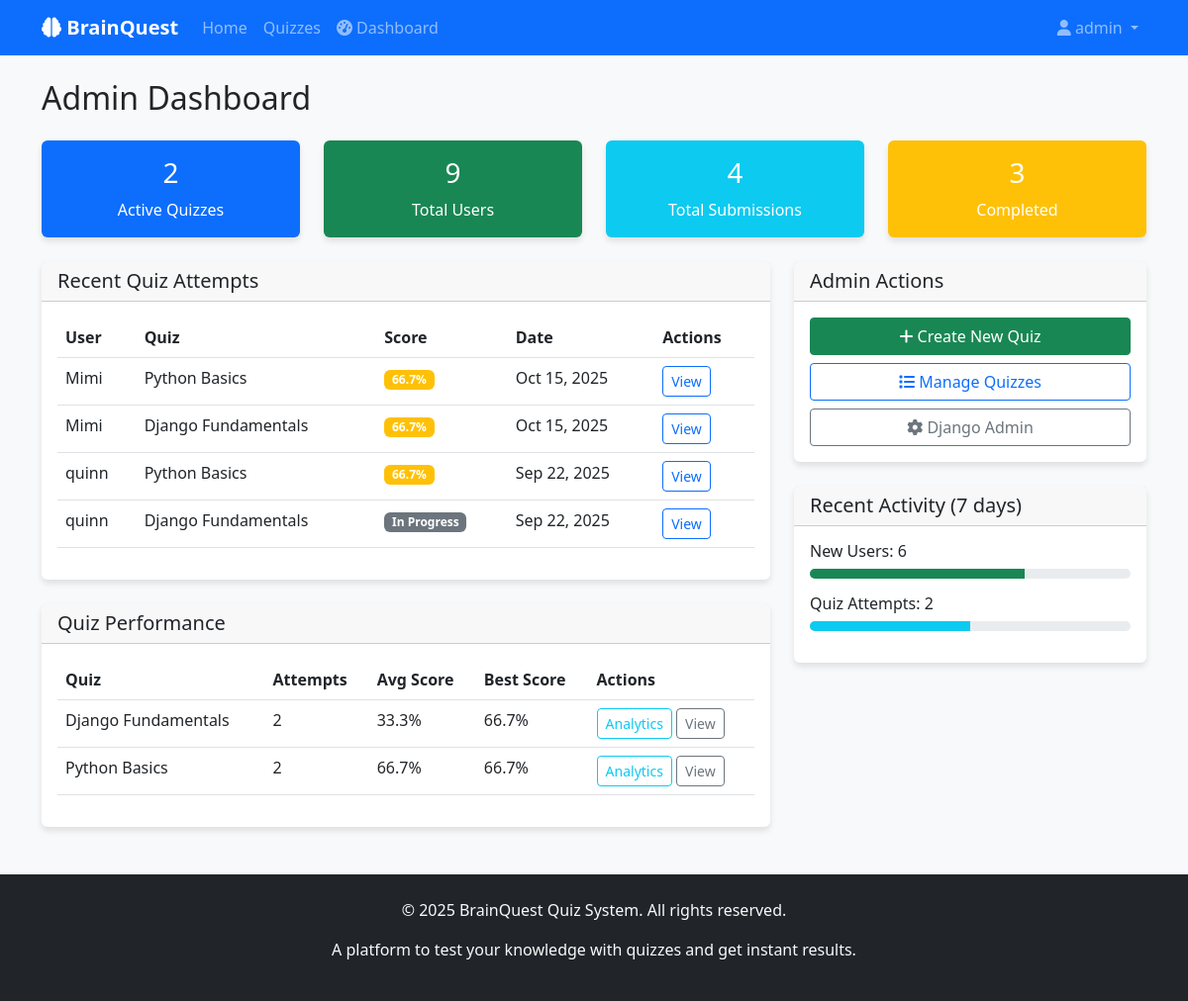
The page /results/dashboard/ (signed in) on the database its author committed.
### users/models.py (models this page shows, shortened)
class CustomUser(AbstractUser):
    ROLE_CHOICES = (
        ('admin', 'Admin'),
        ('user', 'User'),
    )
    role = models.CharField(max_length=10, choices=ROLE_CHOICES, default='user')
    created_at = models.DateTimeField(auto_now_add=True)
    updated_at = models.DateTimeField(auto_now=True)

### results/models.py (models this page shows, shortened)
class QuizSubmission(models.Model):
    user = models.ForeignKey(User, on_delete=models.CASCADE, related_name='quiz_submissions')
    quiz = models.ForeignKey(Quiz, on_delete=models.CASCADE, related_name='submissions')
    score = models.FloatField(default=0)
    total_questions = models.PositiveIntegerField(default=0)
    correct_answers = models.PositiveIntegerField(default=0)
    started_at = models.DateTimeField(auto_now_add=True)
    completed_at = models.DateTimeField(null=True, blank=True)
    is_completed = models.BooleanField(default=False)
    class Meta:
        ordering = ['-started_at']

### quizzes/models.py (models this page shows, shortened)
class Quiz(models.Model):
    title = models.CharField(max_length=200)
    description = models.TextField(blank=True)
    duration = models.PositiveIntegerField(help_text="Duration in minutes")
    created_by = models.ForeignKey(User, on_delete=models.CASCADE, related_name='quizzes_created')
    created_at = models.DateTimeField(auto_now_add=True)
    updated_at = models.DateTimeField(auto_now=True)
    is_active = models.BooleanField(default=True)
    class Meta:
        verbose_name_plural = "Quizzes"
        ordering = ['-created_at']

### results/views.py (the view)
# urls.py: path('dashboard/', views.dashboard, name='dashboard'),
@login_required
def dashboard(request):
    if request.user.is_staff or getattr(request.user, 'role', None) == 'admin':
        return admin_dashboard(request)
    else:
        return user_dashboard(request)

### templates/results/admin_dashboard.html
{% extends 'base.html' %}
{% block content %}
<div class="row">
    <div class="col-md-12">
        <h2 class="mb-4">Admin Dashboard</h2>
    </div>
</div>
<div class="row mb-4">
    <div class="col-md-3">
        <div class="card text-center bg-primary text-white">
            <div class="card-body">
                <h3 class="card-title">{{ total_quizzes }}</h3>
                <p class="card-text">Active Quizzes</p>
            </div>
        </div>
    </div>
    <div class="col-md-3">
        <div class="card text-center bg-success text-white">
            <div class="card-body">
                <h3 class="card-title">{{ total_users }}</h3>
                <p class="card-text">Total Users</p>
            </div>
        </div>
    </div>
    <div class="col-md-3">
        <div class="card text-center bg-info text-white">
            <div class="card-body">
                <h3 class="card-title">{{ total_submissions }}</h3>
                <p class="card-text">Total Submissions</p>
            </div>
        </div>
    </div>
    <div class="col-md-3">
        <div class="card text-center bg-warning text-white">
            <div class="card-body">
                <h3 class="card-title">{{ completed_submissions }}</h3>
                <p class="card-text">Completed</p>
            </div>
        </div>
    </div>
</div>
<div class="row">
    <div class="col-md-8">
        <div class="card mb-4">
            <div class="card-header">
                <h5 class="mb-0">Recent Quiz Attempts</h5>
            </div>
            <div class="card-body">
                {% if recent_submissions %}
                <div class="table-responsive">
                    <table class="table table-hover">
                        <thead>
                            <tr>
                                <th>User</th>
                                <th>Quiz</th>
                                <th>Score</th>
                                <th>Date</th>
                                <th>Actions</th>
                            </tr>
                        </thead>
                        <tbody>
                            {% for submission in recent_submissions %}
                            <tr>
                                <td>{{ submission.user.username }}</td>
                                <td>{{ submission.quiz.title }}</td>
                                <td>
                                    {% if submission.is_completed %}
                                    <span class="badge {% if submission.score >= 80 %}bg-success{% elif submission.score >= 60 %}bg-warning{% else %}bg-danger{% endif %}">
                                        {{ submission.score|floatformat:1 }}%
                                    </span>
                                    {% else %}
                                    <span class="badge bg-secondary">In Progress</span>
                                    {% endif %}
                                </td>
                                <td>{{ submission.started_at|date:"M d, Y" }}</td>
                                <td>
                                    <a href="{% url 'results:submission_detail' submission.id %}"
                                       class="btn btn-sm btn-outline-primary">View</a>
                                </td>
                            </tr>
                            {% endfor %}
                        </tbody>
                    </table>
                </div>
                {% else %}
                <p class="text-muted text-center">No submissions yet.</p>
                {% endif %}
            </div>
        </div>
        <div class="card">
            <div class="card-header">
                <h5 class="mb-0">Quiz Performance</h5>
            </div>
            <div class="card-body">
                {% if quiz_stats %}
                <div class="table-responsive">
                    <table class="table table-hover">
                        <thead>
                            <tr>
                                <th>Quiz</th>
                                <th>Attempts</th>
                                <th>Avg Score</th>
                                <th>Best Score</th>
                                <th>Actions</th>
                            </tr>
                        </thead>
                        <tbody>
                            {% for quiz in quiz_stats %}
                            <tr>
                                <td>{{ quiz.title }}</td>
                                <td>{{ quiz.submission_count }}</td>
                                <td>{{ quiz.avg_score|default:0|floatformat:1 }}%</td>
                                <td>{{ quiz.best_score|default:0|floatformat:1 }}%</td>
                                <td>
                                    <a href="{% url 'results:quiz_analytics' quiz.id %}"
                                       class="btn btn-sm btn-outline-info">Analytics</a>
                                    <a href="{% url 'quizzes:quiz_detail' quiz.id %}"
                                       class="btn btn-sm btn-outline-secondary">View</a>
                                </td>
                            </tr>
                            {% endfor %}
                        </tbody>
                    </table>
                </div>
                {% else %}
                <p class="text-muted text-center">No quiz statistics available.</p>
                {% endif %}
            </div>
        </div>
    </div>
    <div class="col-md-4">
        <div class="card">
            <div class="card-header">
                <h5 class="mb-0">Admin Actions</h5>
            </div>
            <div class="card-body">
                <div class="d-grid gap-2">
                    <a href="{% url 'quizzes:quiz_create' %}" class="btn btn-success">
                        <i class="fas fa-plus"></i> Create New Quiz
                    </a>
                    <a href="{% url 'quizzes:quiz_list' %}" class="btn btn-outline-primary">
                        <i class="fas fa-list"></i> Manage Quizzes
                    </a>
                    <a href="/admin/" class="btn btn-outline-secondary">
                        <i class="fas fa-cog"></i> Django Admin
                    </a>
                </div>
            </div>
        </div>
        <div class="card mt-4">
            <div class="card-header">
                <h5 class="mb-0">Recent Activity (7 days)</h5>
            </div>
            <div class="card-body">
                <div class="mb-3">
                    <h6>New Users: {{ recent_users }}</h6>
                    <div class="progress" style="height: 10px;">
                        <div class="progress-bar bg-success" style="width: {% widthratio recent_users total_users 100 %}%"></div>
                    </div>
                </div>
                <div class="mb-3">
                    <h6>Quiz Attempts: {{ recent_submissions_count }}</h6>
                    <div class="progress" style="height: 10px;">
                        <div class="progress-bar bg-info" style="width: {% widthratio recent_submissions_count total_submissions 100 %}%"></div>
                    </div>
                </div>
            </div>
        </div>
    </div>
</div>
{% endblock %}

### templates/partials/_navbar.html (shortened to what this page needs)
{% load user_tags %}
<nav class="navbar navbar-expand-lg navbar-dark bg-primary">
    <div class="container">
        <a class="navbar-brand" href="{% url 'home' %}">
            <i class="fas fa-brain"></i> BrainQuest
        </a>
        <div class="collapse navbar-collapse" id="navbarNav">
            <ul class="navbar-nav me-auto">
                <li class="nav-item">
                    <a class="nav-link" href="{% url 'home' %}">Home</a>
                </li>
                {% if user.is_authenticated %}
                <li class="nav-item">
                    <a class="nav-link" href="{% url 'quizzes:quiz_list' %}">Quizzes</a>
                </li>
                <li class="nav-item">
                    <a class="nav-link" href="{% url 'results:dashboard' %}">
                        <i class="fas fa-tachometer-alt"></i> Dashboard
                    </a>
                </li>
                {% endif %}
            </ul>
            <ul class="navbar-nav">
                {% if user.is_authenticated %}
                    <li class="nav-item dropdown">
                        <a class="nav-link dropdown-toggle" href="#" role="button" data-bs-toggle="dropdown">
                            <i class="fas fa-user"></i> {{ user.username }}
                        </a>
                    </li>
                {% endif %}
            </ul>
        </div>
    </div>
</nav>

### static/css/styles.css (style rules this page uses)
body { font-family: 'Segoe UI', Tahoma, Geneva, Verdana, sans-serif; background-color: #f8f9fa; }
.card { transition: transform 0.2s; border: none; box-shadow: 0 4px 6px rgba(0, 0, 0, 0.1); }
.navbar-brand { font-weight: bold; }
.btn { border-radius: 0.25rem; }

### rows shown on the page
CustomUser: username "admin"
QuizSubmission: user.username "Mimi", quiz "Python Basics", score "66.7", started_at "Oct 15, 2025"
QuizSubmission: user.username "Mimi", quiz "Django Fundamentals", score "66.7", started_at "Oct 15, 2025"
QuizSubmission: user.username "quinn", quiz "Python Basics", score "66.7", started_at "Sep 22, 2025"
QuizSubmission: user.username "quinn", quiz "Django Fundamentals", is_completed "In Progress", started_at "Sep 22, 2025"
Quiz: title "Django Fundamentals", submission_count "2", avg_score "33.3", best_score "66.7"
Quiz: title "Python Basics", submission_count "2", avg_score "66.7", best_score "66.7"

### other values the page prints
{{ total_quizzes }} "2"
{{ total_users }} "9"
{{ total_submissions }} "4"
{{ completed_submissions }} "3"
{{ recent_users }} "6"
{{ recent_submissions_count }} "2"
